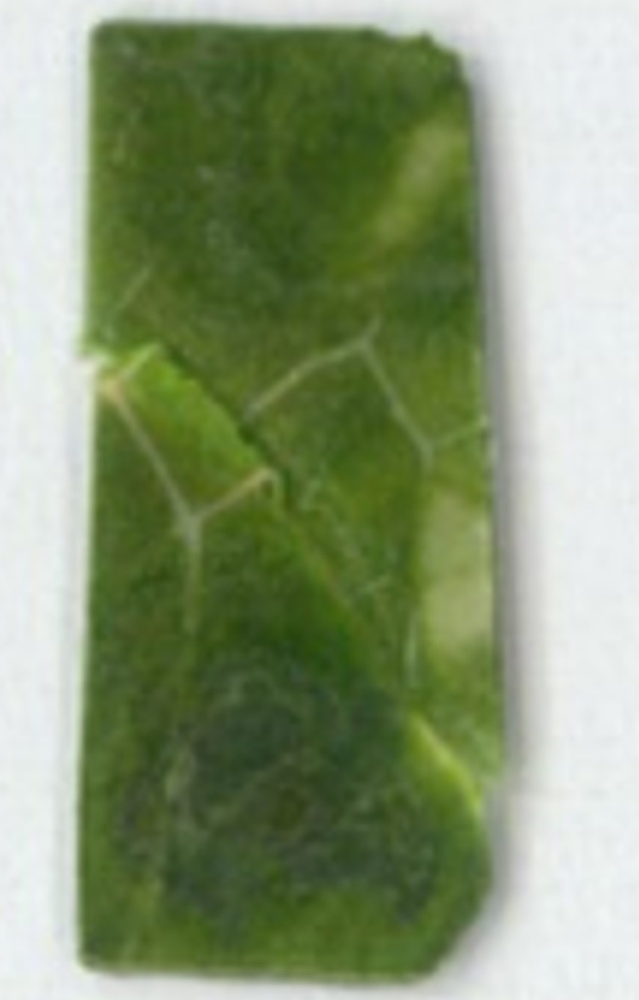
#> input picture image4.jpg, 639 x 1000 px, shrunk from 858 x 1343 before the run
$ python -i mottle_area.py   (imports and definitions only)
#> lines starting #> are read from the running program, lines starting #| are printed output that depends on the picture; after the words box and inside, x2 and y2 are one past the last pixel; in counts of white or black regions, pixels touching at a corner belong together
import csv
import glob
import os
import tkinter
from tkinter import filedialog

import cv2
import numpy as np


# 葉全体の輪郭検出
def find_conts(path_img):
#> called with path_img = 'image4.jpg'
    img = cv2.imread(path_img)
#> img is the input picture: shape (1000, 639, 3); mean B, G, R 116.1, 151.3, 136.1
    area = 0
    # グレースケール、二値化、反転
    img_gray = cv2.cvtColor(img, cv2.COLOR_BGR2GRAY)
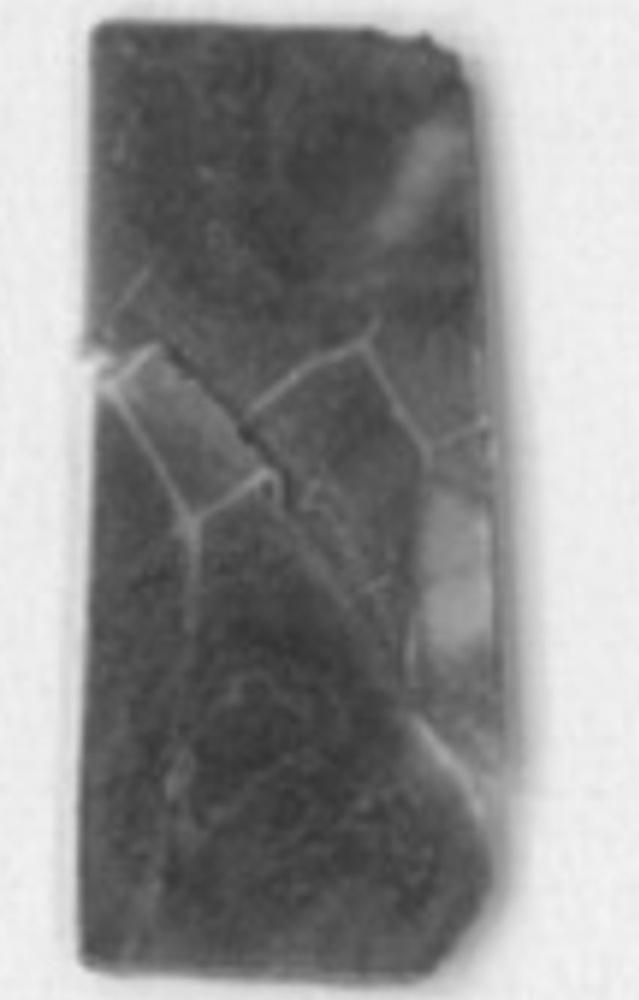
#> img_gray: shape (1000, 639); min 52, max 244, mean 142.7
    thresh = cv2.threshold(img_gray, 250, 255, cv2.THRESH_BINARY)[1]
#> thresh: shape (1000, 639); every value is 0
    re_thresh = cv2.bitwise_not(thresh)
#> re_thresh: shape (1000, 639); every value is 255

    # 輪郭検出
    conts = cv2.findContours(re_thresh, cv2.RETR_EXTERNAL, cv2.CHAIN_APPROX_SIMPLE)[0]
#> conts = [[[0, 0], [0, 999], [638, 999], [638, 0]]]
    conts_list = list(filter(lambda x: cv2.contourArea(x) > 1000, conts))
#> conts_list = [[[0, 0], [0, 999], [638, 999], [638, 0]]]

    # 輪郭が1つ
    if len(conts_list) == 1:
        # 面積
        area = cv2.contourArea(conts_list[0])
#> area = 637362
        # 輪郭描画
        cv2.drawContours(img, conts_list, 0, color=(255,0,0), thickness=5)
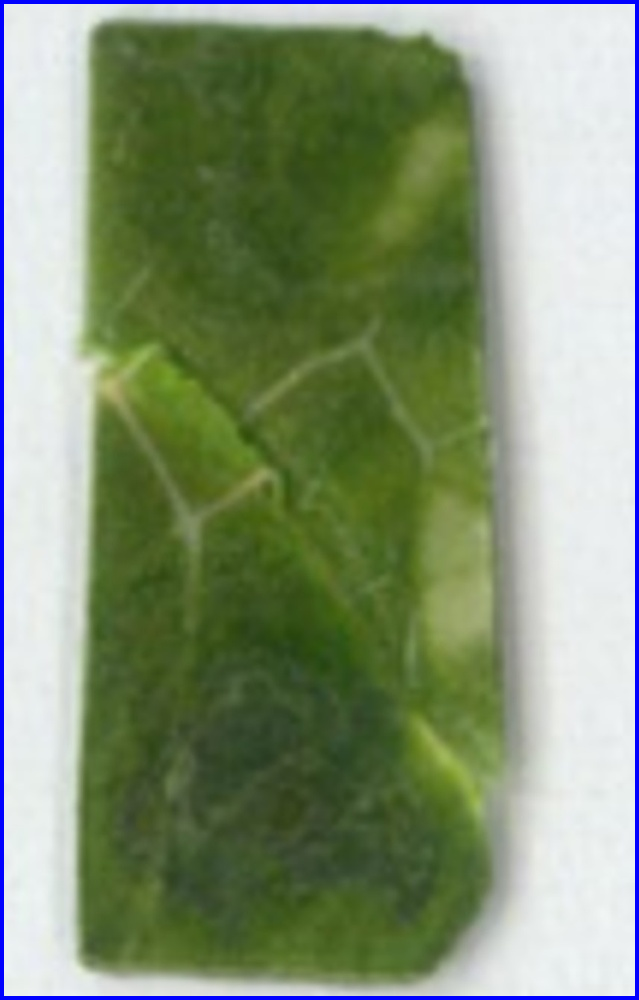
#> img: shape (1000, 639, 3); 2.04% of pixels changed, all inside (x1, y1, x2, y2) = (0, 0, 639, 1000)
    # 輪郭0
    elif len(conts_list) == 0:
        print('輪郭を検出できませんでした。')
        exit
    # それ以外
    else:
        area_list = []
        for i, cnt in enumerate(conts_list):
            area_list.append(cv2.contourArea(cnt))
        # 面積が最大のもの
        area = max(area_list)
        max_ind = area_list.index(area)
        cv2.drawContours(img, conts_list, max_ind, color=(255,0,0), thickness=5)

    return img, area, re_thresh    # 輪郭描画画像、葉全体面積


# 緑色部の面積測定
# [118 lines left out: functions measure_mottle, calc, disp, not called in this run]

# [2 lines not run here, left out]

>>> result = find_conts('image4.jpg')

$ run again, on DSC_0646.JPG
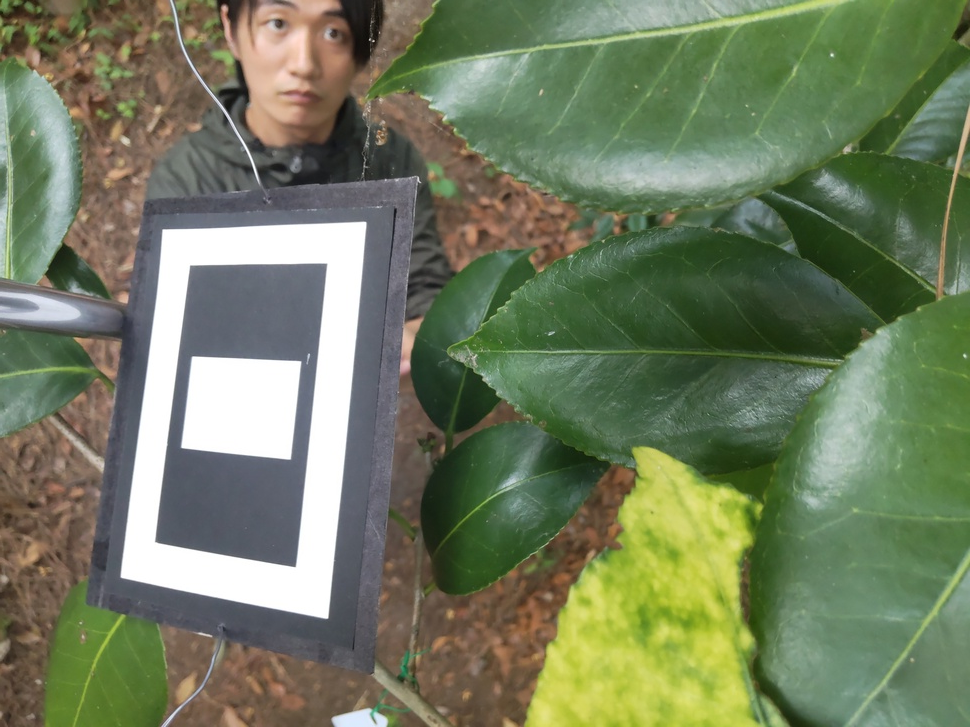
#> input picture DSC_0646.JPG, 970 x 727 px, shrunk from 4000 x 3000 before the run
#> in find_conts, img is the input picture: shape (727, 970, 3); mean B, G, R 95, 124.1, 113.4
#> in find_conts, `thresh = cv2.threshold(img_gray, 250, 255, cv2.THRESH_BINARY)[1]`:
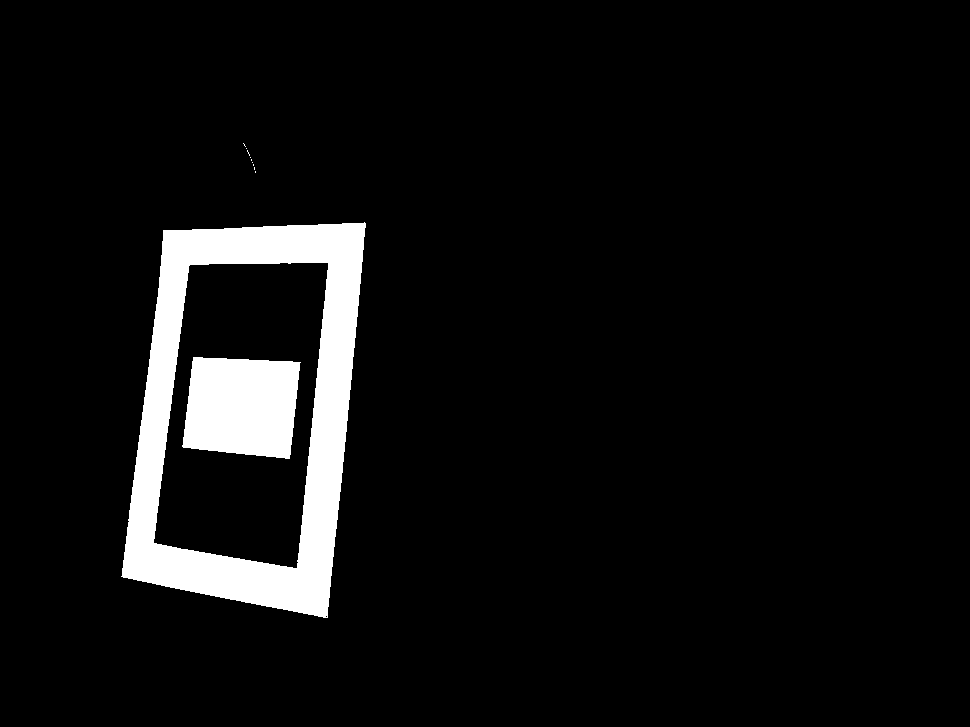
#> thresh: shape (727, 970); 6.4% white; 11 white regions (9 under 20 px), largest, box (x1, y1, x2, y2) and area: (121, 222, 366, 618) 34836, (182, 357, 301, 459) 10204
#> conts = [[[0, 0], [0, 726], [969, 726], [969, 0]]]
#> area = 703494
#> in find_conts, `cv2.drawContours(img, conts_list, 0, color=(255,0,0), thickness=5)`:
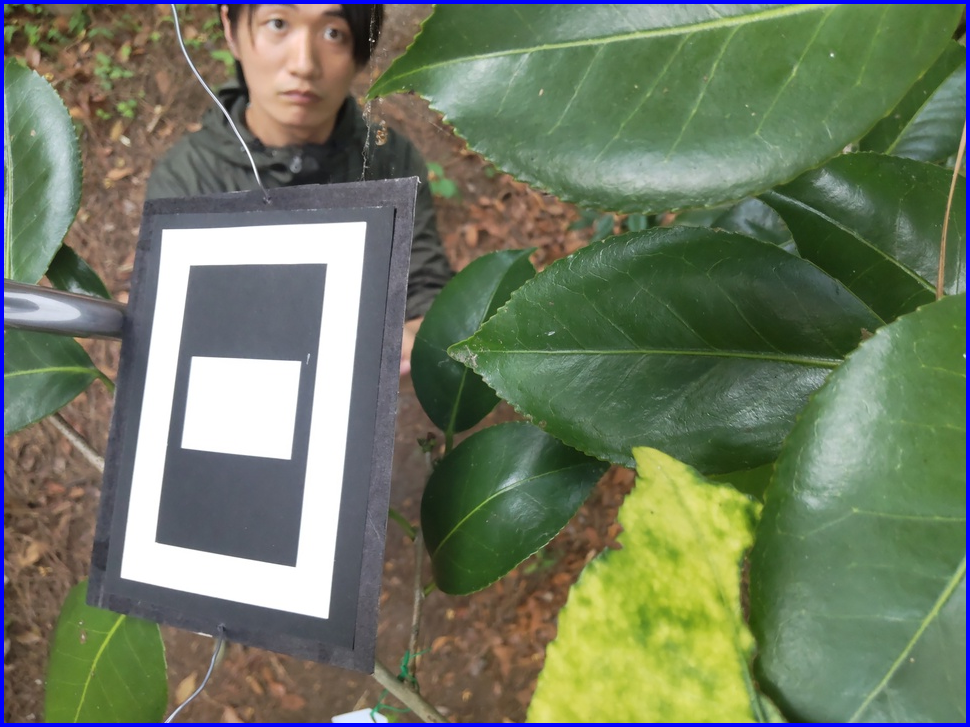
#> img: shape (727, 970, 3); 1.92% of pixels changed, all inside (x1, y1, x2, y2) = (0, 0, 970, 727)
